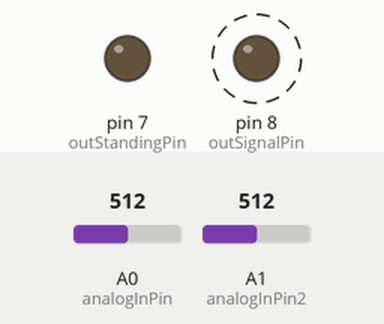
Bench run of a sketch on a simulated Arduino Uno, built with avr-gcc and run on an emulated ATmega328P. On the bench: output pins drawn as LEDs (lit = HIGH). Dashed ring = blinking. Inputs (shaded band) come from the test bench; at power-on: A0 (analogInPin) = 512, A1 (analogInPin2) = 512. What the sketch prints to the serial monitor is not drawn.

Above: at 1.1 s.
Timing chart, 0 to 4.9 s (numbered marks = the images above):
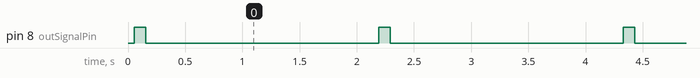

The sketch:

edge_on_arduino.ino
```cpp
// ----------------------------------------------------------------------------------
const int analogInPin = A0;  // Analog input pin that the potentiometer is attached to
const int analogInPin2 = A1;
const int ledPin = 2;

int sensorValue = 0;        // value read from the pot
int oldValue = 0;

int sensorValue2 = 0;        // value read from the pot
int oldValue2 = 0;

bool isDebug = true;

bool isCalibrated = false;
int calibrationCounter = 0;
int calibrationRef = 0;

long standingCounter = 0;
bool isStanding = false;
bool isBoardcastedStanding = false;

int sensitivity = 20;
int standingBounce = 10;
int refValue = 1024; // Largest value that A0 will output

long lastStamp = 0;


const int outSignalPin = 8;
const int outStandingPin = 7;
const int inSettingPin = 6;


// ----------------------------------------------------------------------------------

// ----------------------------------------------------------------------------------
//                                Custom Functions here
// ----------------------------------------------------------------------------------
int deltaChange(int newVal){
  return newVal - sensorValue;
}

long deltaTimeStamp() {
  long _current = millis();
  long _last = lastStamp;
  lastStamp = _current;
  return _current - _last;
}

void checkIfStanding(int delta) {
  if (abs(delta) < standingBounce && sensorValue != refValue){
    long _counter = standingCounter;
    standingCounter = millis();
    if(standingCounter - _counter > 5000){
      Serial.println("User is standing.");
      isStanding = true;
    }
  }else {
    isStanding = false;
    isBoardcastedStanding = false;
    standingCounter = 0;
  }
}

int pressureDetection(int pin) {
  int readVal = analogRead(pin);
  int deltaVal =deltaChange(readVal);

   if (isDebug){
      Serial.print("----------------");
      Serial.print((String)pin);
      Serial.println("----------------");
      Serial.print("past Val = " );
      Serial.println(sensorValue);
      Serial.print("sensor = " );
      Serial.print(readVal);
      if (readVal != sensorValue) {
        Serial.print("(");
        Serial.print(deltaVal);
        Serial.println(")");
      }else {
        Serial.println();
      }
      Serial.println("----------------");
      Serial.println();
   }

  return readVal;
}

void calibrate(int pin) {
  if (calibrationCounter < 5){
    int tempVal = pressureDetection(pin);
    if (sensorValue - tempVal < 5){
      calibrationCounter++;
    }else {
      calibrationCounter = 0;
    }
    sensorValue = tempVal;
  }else if (calibrationCounter == 5){
    calibrationRef = sensorValue;
    Serial.println("The Velostat is calibrated.");
    Serial.print("The base value is : ");
    Serial.println(calibrationRef);
    isCalibrated = true;
  }

}

void signalEmitLogic(int oV, int nV){
  if ( oV-nV > sensitivity ){
    signalBlinker(outSignalPin);
//            long _delta = deltaTimeStamp();
//            Serial.println(_delta);
//            emitSignal(_delta);

      }
}

void signalBlinker(int pin){
  digitalWrite(pin, HIGH);
  delay(100);
  digitalWrite(pin, LOW);
}

// ----------------------------------------------------------------------------------
// ----------------------------------------------------------------------------------


void setup() {
  // put your setup code here, to run once:
  Serial.begin(115200);
  pinMode(analogInPin, INPUT);
  pinMode(analogInPin2, INPUT);

  pinMode(outSignalPin, OUTPUT);
  pinMode(outStandingPin, OUTPUT);
  pinMode(inSettingPin, INPUT);

  sensorValue = pressureDetection(analogInPin);
  sensorValue2 = pressureDetection(analogInPin2);

}

void loop() {
  oldValue = sensorValue;
    sensorValue = pressureDetection(analogInPin);

    oldValue2 = sensorValue2;
    sensorValue2 = pressureDetection(analogInPin2);
//   put your main code here, to run repeatedly:
  if (isCalibrated){
    oldValue = sensorValue;
    sensorValue = pressureDetection(analogInPin);

    oldValue2 = sensorValue2;
//    sensorValue2 = pressureDetection(analogInPin2);

//    Logic here
    checkIfStanding(oldValue-sensorValue);
    if (isStanding){
      if (!isBoardcastedStanding){
//        emitStanding();
        isBoardcastedStanding = true;
      }
    }else {
      signalEmitLogic(oldValue, sensorValue);
//      signalEmitLogic(oldValue2, sensorValue2);
    }

  }else {
    sensorValue = pressureDetection(analogInPin);
    calibrate(analogInPin);
    sensorValue2 = pressureDetection(analogInPin2);
    calibrate(analogInPin2);
  }

  signalBlinker(outSignalPin);

  delay(2000) ;

}
```

Measured:
- by itself, pin 8 (outSignalPin): alternates HIGH for 0.10 s and LOW for 2.0 s
